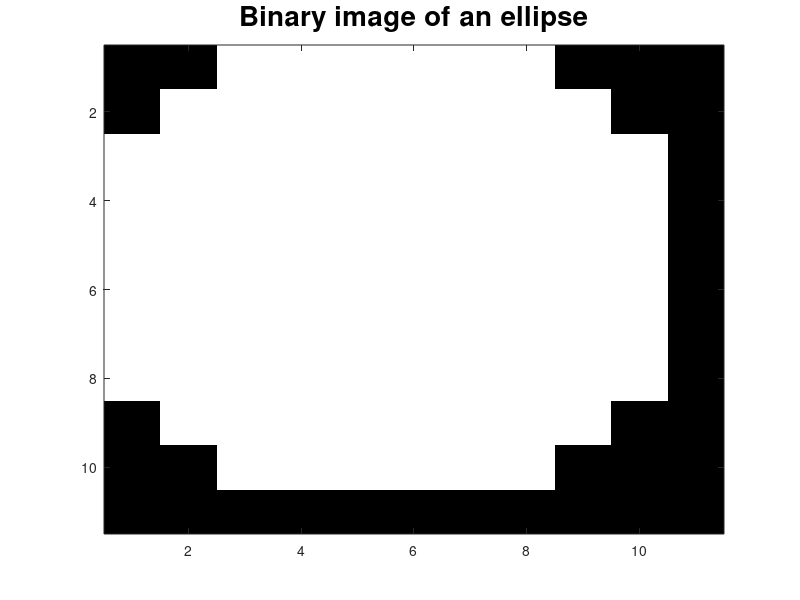
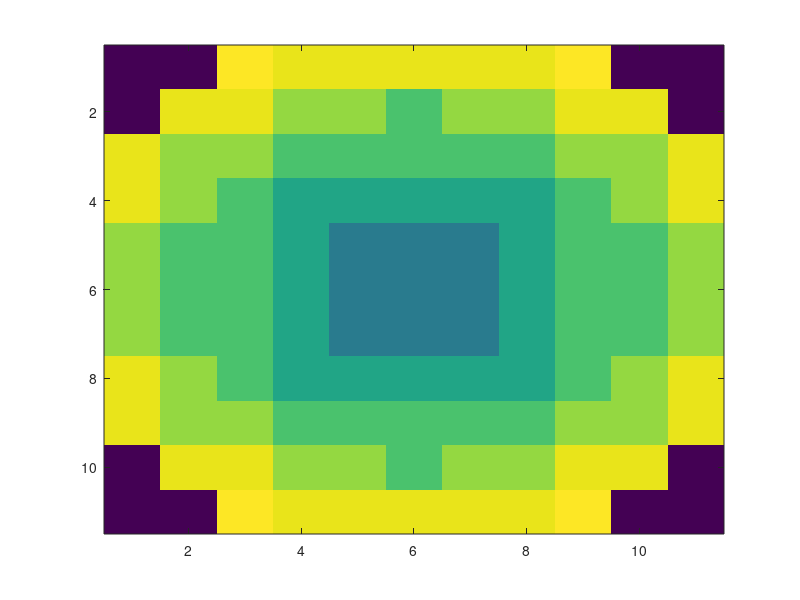

Recreate these plots in MATLAB, in order.
%close all;
clear;
clc;

tic

%% The start of the phase map code
                FileName = sprintf('Lens_Small.txt');        %the file name, can modify to be based on date, time etc
                
                Px=0.41; %period in x in um (distance between pillar centres)
                
                Py=((Px).*sqrt(3))./2; %period in y in um, for a honeycomb arrangement, change to just Px for square grid

                f=820/100;    %focal length in um

                pix=420/100;  %aperture or lens diameter size in um

                lambda = 0.56;    %this is the wavelength in um for the equation

                sizes =importdata('10_SiNx_Pillars_561nm.txt');     %this is where you input the data file from CST with your pillar and corresponding phase values
%                 sizes = sizes(:,1)

%% Produces the number of pixels within the lens size, and checks if odd or even              
Rx = single((pix - (mod(pix,Px)))/Px);      %mod returns remainder after division, so Rx divides the aperture up into an integer number of pixels, Px

if mod(Rx,2) ~= 0           %if remainder of Rx,2 is not zero, i.e. odd number, subtract 1
    
    Rx = Rx - 1;            %fixes the issue where you have an even number of pixels, helpful for calculating only quarter of a lens to speed up
    
end

Ry = single((pix - (mod(pix,Py)))/Py);

if mod(Ry,2) ~= 0
        
    Ry = Ry - 1;                %same as above for Y direction   
    
end

%% generates 2D meshgrids for X,Y coordinates and corresponding phase based on vectors on Rx and Ry

x1 = linspace((-Rx./2).*Px,(Rx./2).*Px,Rx+1);       %makes a vector x1 with evenly spaced coordinates based on Rx
y1 = linspace((-Ry./2).*Py,(Ry./2).*Py,Ry+1);       %same but for Ry
sx = length(x1);                                    %checks size of x1
sy = length(y1);                                    %checks size of y1

Xcoord = (zeros(sx,sy));                            %makes a matrix that is sx*sy in size, which is 1 larger than Rx, as needs to contain "zeroth" pixel
Ycoord = (zeros(sx,sy));
phi  = (zeros(sx,sy));

time1 = toc

%% Chooses values for x and y, to put into lens equation, and looks if honeycomb pattern, wraps phase as fraction of 1

for i = 1:sx
    
    for j = 1:sy
                                                            %make triangular lattice, for x row, based on if odd or even y value
        if mod(j,2) ~= 0                    % if j is even, do stuff

            x = x1(i);
            y = y1(j);
       
        else                                % if j is odd, do stuff
            x = x1(i) + Px./2;  
%             x = x - (Px./4);
            y = y1(j);
        end
        
        Xcoord(i,j) = x;    %these are for the output x and y coordinates in the text file
        Xcoord(i,j) = Xcoord(i,j);   %TRY AND CUT AWAY VALUES THAT GO OVER THE BORDER OF THE LENS SIZE (EVERY ODD COLUMN)
        Ycoord(i,j) = y;
        
        phi(i,j) = (2*pi./lambda).*( (sqrt( (f*f)+((x).^2)+(y.^2)) ) -f); %write phase information to matrix based on triangular lattice location
        %phi is in multiples of 2pi, have to wrap phase
       end
       
end
    
phi = phi./(2.*pi); %to make phase as a fraction of 2pi, same format as input file from CST. Can compare the two, as below

i=0
j=0

for i=1:sx
    for j = 1:sy
            
        while phi(i,j) > 1
            phi(i,j) = phi(i,j) - 1; %%this part is to wrap phase and create zones
    
        end
        
    end
end

time2 = toc

%%  section to generate a circle to crop the lens area, convert from square matrix to circular matrix

diam = phi*0;       %make a zero matrix

circ = diam;        %make a copy of diam
% Create a logical image of an ellipse with specified
% semi-major and semi-minor axes, center, and image size.
% First create the image.

imageSizeX = sy;
imageSizeY = sx;
[columnsInImage rowsInImage] = meshgrid(1:imageSizeX, 1:imageSizeY);        %make a 2D grid
% Next create the ellipse in the image.
centerX = sy/2;
centerY = sx/2;
radiusX = sy/2;
radiusY = sx/2;
ellipsePixels = (rowsInImage - centerY).^2 ./ radiusY^2 ...    %%finds difference between coordinate and centre, then squares to make positive, then divides by radius squared to normalise
    + (columnsInImage - centerX).^2 ./ radiusX^2 <= 1;  % ellipsePixels is a 2D "logical" array.

% Now, display it.

figure
image(ellipsePixels) ;
colormap([0 0 0; 1 1 1]);
title('Binary image of an ellipse', 'FontSize', 20);

circ = ellipsePixels;

%% map pillars and round to nearest value onto equation of a lens

mask = phi;         %make a copy of phase matrix phi

for i=1:ceil(sx/2);        %only generate quarter of a lens
    for j=1:ceil(sy/2);
    if circ(i,j) == 1           %%only for circlular data in the ellipse
        
    test = sizes(:,2)-mask(i,j);        %compares pillar phase and equation phase from phi
    index_neg = find(test<0);
    test(index_neg) = test(index_neg)+1;    
    % NEED TO delete the negative values, choose smallest positive value
    test2 = find(test==min(test));   
    
    if length(index_neg) == length(sizes)
        clear test2
        test2 = 1;
    end
    
    switch test2
        
        case 1
            diam(i,j) = sizes(1,1);
        case 2
            diam(i,j) = sizes(2,1);             
        case 3
            diam(i,j) = sizes(3,1);
        case 4
            diam(i,j) = sizes(4,1);
        case 5
            diam(i,j) = sizes(5,1);
        case 6                              %%All of these cases correspond to the number of chosen pillars, e.g. 8, 10, 16
            diam(i,j) = sizes(6,1);
        case 7
            diam(i,j) = sizes(7,1);
        case 8
            diam(i,j) = sizes(8,1); 
        case 9
            diam(i,j) = sizes(9,1); 
        case 10
            diam(i,j) = sizes(10,1); 
    end     
    clear test
    clear test2
    
    end
    
    end
end         
time3 = toc

% diam(1:313,362:721) = diam(1:313,1:360);
% diam(1:313,362:721) = fliplr(diam(1:313,362:721));        %only for 1 mm lenses
% diam(314:625,1:721) = diam(1:312,1:721);
% diam(314:625,1:721) = flipud(diam(314:625,1:721));

%% This part replicates the quarter lens into the other 3 quadrants, so don't need to calculate, symmetric
diam(1:(ceil(sx/2)) , ((ceil(sy/2))+1):sy) = diam(1:(ceil(sx/2)) , 1:((floor(sy/2))));
diam(1:(ceil(sx/2)) , ((ceil(sy/2))+1):sy) = fliplr(diam(1:(ceil(sx/2)) , ((ceil(sy/2))+1):sy));    
diam(((ceil(sx/2))+1):sx , 1:sy) = diam(1:(floor(sx/2)) , 1:sy);
diam(((ceil(sx/2))+1):sx , 1:sy) = flipud(diam(((ceil(sx/2))+1):sx , 1:sy));
%% Make a file name to write data to with three headers

fileID = fopen(FileName,'W');
fprintf(fileID,'%12s %12s %8s\r\n','X Coord', 'Y Coord', 'Diam');

time4 = toc
%%  Writes data to file named above
T = 0;
 for i = 0:sx-1         % Write the location and diameter of pillars
    
    for j = 0:sy-1
       
        a = Xcoord(i+1,j+1);
        b = (Ycoord(i+1,j+1));
        c = diam(i+1,j+1)./1000;    %divide by 1000 to get into um

        AA = [a; b; c];

        if c ~= 0       %%if the diameter value is non-zero, falls within a circle, then write

            fprintf(fileID,'%12.3f %12.3f %8.3f',AA);
            fprintf(fileID,'\r\n');   

            T = T+1;
        end
    
    end
        
end       

fclose(fileID);
%% Plot the lens in terms of pillar diameter
time5 = toc
T
figure 
imagesc(diam)       
